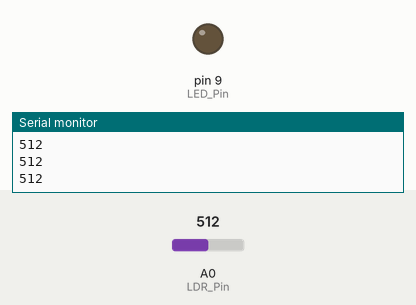
A sketch run on a simulated Arduino Uno, built with avr-gcc and run on an emulated ATmega328P. Shown: output pins drawn as LEDs (lit = HIGH), the last lines printed to the serial monitor. Inputs (shaded band) come from the test bench; at power-on: A0 (LDR_Pin) = 512.

Above: at 1.3 s.
1.4 s: A0 (LDR_Pin) set to 486
At 2.2 s:
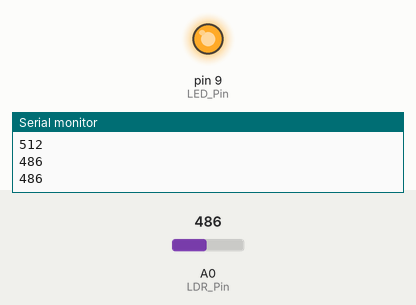
3.0 s: A0 (LDR_Pin) set to 510
At 3.4 s:
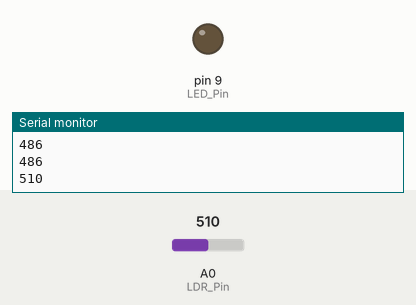
4.5 s: A0 (LDR_Pin) set to 490
At 5.7 s:
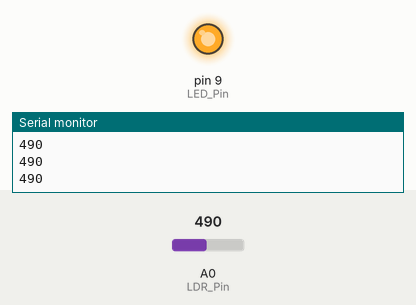
Timing chart, 0 to 7.5 s (numbered marks = the images above; inputs shaded):
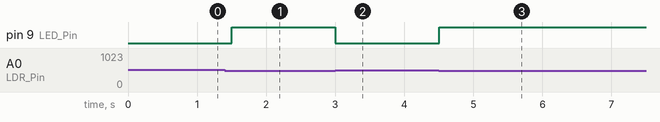

Measured:
- the behaviour switches between 500 and 499 on A0 (LDR_Pin) (found by bisection; images 0 and 1)
- after the input at 1.4 s, pin 9 (LED_Pin): LOW → HIGH after 0.10 s
- after the input at 3.0 s, pin 9 (LED_Pin): HIGH → LOW at once
- after the input at 4.5 s, pin 9 (LED_Pin): LOW → HIGH at once

The sketch:

smartlamp.ino
```cpp
int LDR_Pin = A0;  // LDR sensor connected to A0 pin
int LED_Pin = 9;   // LED connected to pin 9
int threshold = 500; // Light threshold value


void setup() {
  pinMode(LED_Pin, OUTPUT);
  Serial.begin(9600);
}


void loop() {
  int lightValue = analogRead(LDR_Pin);  // Read sensor value
  Serial.println(lightValue);

  if (lightValue < threshold) {
    digitalWrite(LED_Pin, HIGH);  // Turn on LED if it's dark
  } else {
    digitalWrite(LED_Pin, LOW);   // Turn off LED if it's bright
  }

  delay(500); // Small delay for stability
}
```
